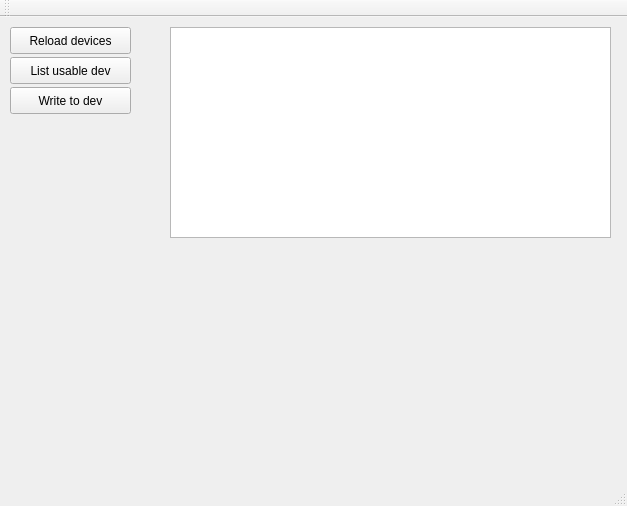
<?xml version="1.0" encoding="UTF-8"?>
<ui version="4.0">
 <class>MainWindow</class>
 <widget class="QMainWindow" name="MainWindow">
  <property name="geometry">
   <rect>
    <x>0</x>
    <y>0</y>
    <width>627</width>
    <height>506</height>
   </rect>
  </property>
  <property name="windowTitle">
   <string>MainWindow</string>
  </property>
  <widget class="QWidget" name="centralWidget">
   <widget class="QListWidget" name="usbListWidget">
    <property name="geometry">
     <rect>
      <x>170</x>
      <y>10</y>
      <width>441</width>
      <height>211</height>
     </rect>
    </property>
   </widget>
   <widget class="QPushButton" name="usbReloadPushButton">
    <property name="geometry">
     <rect>
      <x>10</x>
      <y>10</y>
      <width>121</width>
      <height>27</height>
     </rect>
    </property>
    <property name="text">
     <string>Reload devices</string>
    </property>
   </widget>
   <widget class="QPushButton" name="pushButton">
    <property name="geometry">
     <rect>
      <x>10</x>
      <y>40</y>
      <width>121</width>
      <height>27</height>
     </rect>
    </property>
    <property name="text">
     <string>List usable dev</string>
    </property>
   </widget>
   <widget class="QPushButton" name="pushButton_writeToDev">
    <property name="geometry">
     <rect>
      <x>10</x>
      <y>70</y>
      <width>121</width>
      <height>27</height>
     </rect>
    </property>
    <property name="text">
     <string>Write to dev</string>
    </property>
   </widget>
  </widget>
  <widget class="QMenuBar" name="menuBar">
   <property name="geometry">
    <rect>
     <x>0</x>
     <y>0</y>
     <width>627</width>
     <height>25</height>
    </rect>
   </property>
  </widget>
  <widget class="QToolBar" name="mainToolBar">
   <attribute name="toolBarArea">
    <enum>TopToolBarArea</enum>
   </attribute>
   <attribute name="toolBarBreak">
    <bool>false</bool>
   </attribute>
  </widget>
  <widget class="QStatusBar" name="statusBar"/>
 </widget>
 <layoutdefault spacing="6" margin="11"/>
 <resources/>
 <connections/>
</ui>
